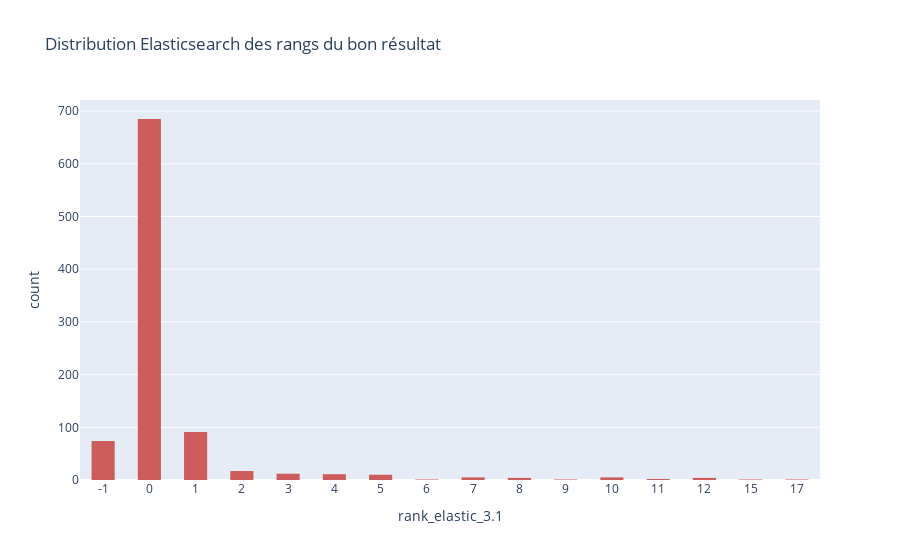

Source (notebook cell):
### Markdown cell above
## KPIs

### Code cell
fig = px.histogram(
    df_test.sort_values(by=[f"rank_elastic_{SEARCH_VERSION}"]),
    x=f"rank_elastic_{SEARCH_VERSION}",
    color_discrete_sequence=["indianred"],
    title="Distribution Elasticsearch des rangs du bon résultat",
)
fig.update_layout(bargap=0.5)
fig.update_xaxes(type="category")
fig.show()
plotly.offline.plot(fig, filename=f"./output/plots/rank_{SEARCH_VERSION}.html")

### Figure 1 — Plotly figure (JSON) as saved in the notebook; plotly's stock layout.template omitted (floating-point values rounded to 4 significant figures; data arrays with more than 128 entries replaced by an {"elided": "..."} marker saying what was removed)
{"data": [{"alignmentgroup": "True", "bingroup": "x", "hovertemplate": "rank_elastic_3.1=%{x}<br>count=%{y}<extra></extra>", "legendgroup": "", "marker": {"color": "indianred", "pattern": {"shape": ""}}, "name": "", "offsetgroup": "", "orientation": "v", "showlegend": false, "type": "histogram", "x": {"elided": "924 int values"}, "xaxis": "x", "yaxis": "y"}], "layout": {"autosize": true, "bargap": 0.5, "barmode": "relative", "legend": {"tracegroupgap": 0}, "title": {"text": "Distribution Elasticsearch des rangs du bon résultat"}, "xaxis": {"anchor": "y", "autorange": true, "domain": [0, 1], "range": [-0.5, 15.5], "title": {"text": "rank_elastic_3.1"}, "type": "category"}, "yaxis": {"anchor": "x", "autorange": true, "domain": [0, 1], "range": [0, 721.1], "title": {"text": "count"}}}}
